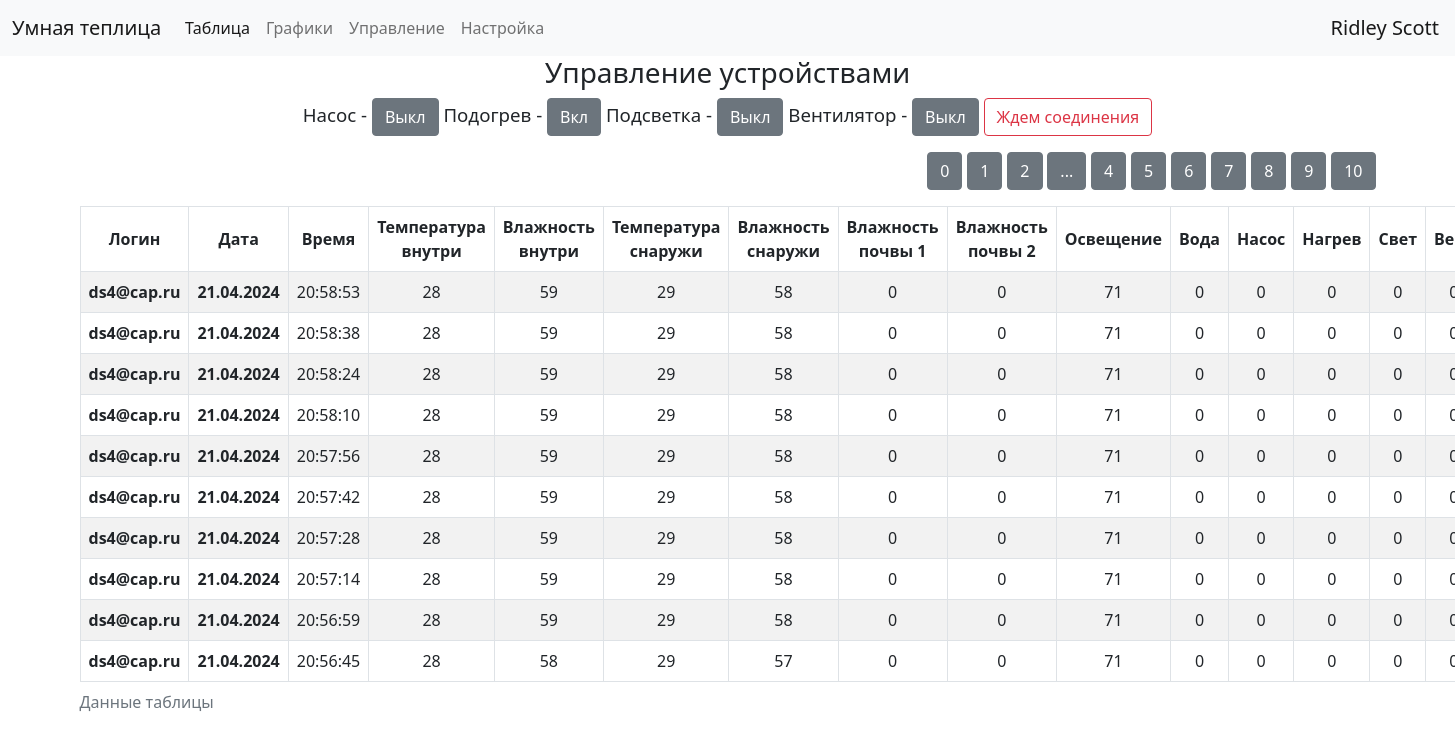
Screenshot of /table/3 (signed in) with the database file from the repository.
### data/users.py (models this page shows, shortened)
class User(SqlAlchemyBase,UserMixin):
    __tablename__ = 'users'
    id = sqlalchemy.Column(sqlalchemy.Integer, primary_key=True, autoincrement=True)
    surname = sqlalchemy.Column(sqlalchemy.String, nullable=True)
    name = sqlalchemy.Column(sqlalchemy.String, nullable=True)
    email = sqlalchemy.Column(sqlalchemy.String, index=True, unique=True, nullable=True)
    hashed_password = sqlalchemy.Column(sqlalchemy.String, nullable=True)
    modified_date = sqlalchemy.Column(sqlalchemy.DateTime, default=datetime.datetime.now)
    token = sqlalchemy.Column(sqlalchemy.String, nullable=True, default='NNNNNNNNNNN')

### data/sensors.py (models this page shows, shortened)
class Sensors(SqlAlchemyBase):
    __tablename__ = 'sensors'
    id = sqlalchemy.Column(sqlalchemy.Integer, primary_key=True, autoincrement=True)
    date = sqlalchemy.Column(sqlalchemy.DateTime, default=datetime.datetime.now)
    temp_in = sqlalchemy.Column(sqlalchemy.Integer, nullable=True, default=0)
    humidity_in = sqlalchemy.Column(sqlalchemy.Integer, nullable=True, default=0)
    temp_out = sqlalchemy.Column(sqlalchemy.Integer, nullable=True, default=0)
    humidity_out = sqlalchemy.Column(sqlalchemy.Integer, nullable=True, default=0)
    moisture1 = sqlalchemy.Column(sqlalchemy.Integer, nullable=True, default=0)
    moisture2 = sqlalchemy.Column(sqlalchemy.Integer, nullable=True, default=0)
    light = sqlalchemy.Column(sqlalchemy.Integer, nullable=True, default=0)
    token = sqlalchemy.Column(sqlalchemy.String, nullable=True, default='NNNNNNNNNNN')
    pump = sqlalchemy.Column(sqlalchemy.Integer, default=0)
    heat = sqlalchemy.Column(sqlalchemy.Integer, default=0)
    led = sqlalchemy.Column(sqlalchemy.Integer, default=0)
    fan = sqlalchemy.Column(sqlalchemy.Integer, default=0)
    water = sqlalchemy.Column(sqlalchemy.Integer, default=0)

### main.py (the view)
@app.route('/table/<page>')
@login_required
def table_page(page):
    db_sess = db_session.create_session()
    print('table', correkt_date_time())
    base_data = db_sess.query(Sensors).filter(current_user.is_authenticated,
                                              (Sensors.token == current_user.token) | (current_user.id == 1)).all()
    base_data = base_data[-100:]
    users = db_sess.query(User).all()
    names = {name.token: (name.surname, name.name, name.email) for name in users}
    db_sess.close()
    return render_template('table.html', len_data=int(len(base_data) / 10) + 1,
                           names=names, status=dev_status(), text_button=name_button, base_data=base_data[::-1],
                           page=int(page), token=current_user.token,
                           up=False)

### data/db_session.py (called while the page is built)
def create_session() -> Session:
    global __factory
    return __factory()

### main.py (called while the page is built)
def correkt_date_time():
    dt = datetime.datetime.now()
    delta_time = datetime.timedelta(hours=3)
    dt += delta_time
    return dt

@login_manager.user_loader
def load_user(user_id):
    db_sess = db_session.create_session()
    return db_sess.query(User).get(user_id)

### templates/table.html (shortened to what this page needs)
{% extends "base.html" %}
{% block content %}
<div class="button_next">
    <p>
        {% for item in range(len_data) %}
        {% if page != item %}
        <a href="{{ item  }}" class="btn btn-secondary">{{ item }}</a>
        {% else %}
        <a href="" class="btn btn-secondary">...</a>
        {% endif %}
        {% endfor %}
    <div class="table_container">
        <table class="table table-striped table-hover table-bordered">
            <caption>Данные таблицы</caption>
            <thead>
            <tr>
                {% if current_user.is_authenticated and current_user.id == 1 %}
                <th scope="col" align="center">Логин</th>
                {% endif %}
                <th scope="col" align="center">Дата</th>
                <th scope="col">Время</th>
                <th scope="col">Температура внутри</th>
                <th scope="col">Влажность внутри</th>
                <th scope="col">Температура снаружи</th>
                <th scope="col">Влажность снаружи</th>
                <th scope="col">Влажность почвы 1</th>
                <th scope="col">Влажность почвы 2</th>
                <th scope="col">Освещение</th>
                <th scope="col">Вода</th>
                <th scope="col">Насос</th>
                <th scope="col">Нагрев</th>
                <th scope="col">Свет</th>
                <th scope="col">Вент</th>
            </tr>
            </thead>
            <tbody>
            {% for item in base_data[page * 10:(page + 1)*10] %}
            <tr>
                {% if current_user.is_authenticated and current_user.id == 1 %}
                <th scope="col" align="center">{{ names[item.token][2] }}</th>
                {% endif %}
                <th scope="row">{{item.date.strftime("%d.%m.%Y")}}</td>
                <td>{{item.date.strftime("%H:%M:%S")}}</td>
                <td>{{item.temp_in}}</td>
                <td>{{item.humidity_in}}</td>
                <td>{{item.temp_out}}</td>
                <td>{{item.humidity_out}}</td>
                <td>{{item.moisture1}}</td>
                <td>{{item.moisture2}}</td>
                <td>{{item.light}}</td>
                <td>{{item.water}}</td>
                <td>{{item.pump}}</td>
                <td>{{item.heat}}</td>
                <td>{{item.led}}</td>
                <td>{{item.fan}}</td>
            </tr>
            {% endfor %}
            </tbody>
        </table>
    </div>
    {% endblock %}

### templates/base.html (shortened to what this page needs)
<!doctype html>
<html lang="en">
<head>
                    <link rel="stylesheet"
                    href="https://cdn.jsdelivr.net/npm/bootstrap@5.0.0-beta1/dist/css/bootstrap.min.css"
>
    <link rel="stylesheet" type="text/css" href="/static/css/style.css"/>
</head>
<body>
<header>
    <nav class="navbar navbar-expand-lg navbar-light bg-light">
        <div class="container-fluid">
            <a class="navbar-brand" href="../readme">Умная теплица</a>
            <div class="collapse navbar-collapse" id="navbarNavAltMarkup">
                <div class="navbar-nav">
                        <a class="nav-link active" aria-current="page" href="../table/0">Таблица</a>
                        <a class="nav-link" href="../grafik">Графики</a>
                        <a class="nav-link" href="../dashboard">Управление</a>
                        <a class="nav-link" href="../send_param">Настройка</a>
                </div>
            </div>
            </div>
            {% if current_user.is_authenticated %}
            <a class="navbar-brand" href="/logout">{{ current_user.name }} {{ current_user.surname }}</a>
            {% else %}
            <p>
                 <a class="btn btn-success" href="/login">Вход</a>
            </p>
            {% endif %}
    </nav>
</header>
<main role="main" class="container">
{% if current_user.is_authenticated %}
<div class="dashboard"><h3>Управление устройствами</h3>
    <p align="center" class="buttons">
        {% for name in text_button %}
                {{text_button[name]}} - <button class="btn {{name}} btn-secondary">{{status[name]}}</button>
        {% endfor %}
        {% if status.sending == 0 %}
                <button class="btn btn-outline-danger">Ждем соединения</button>
        {% else %}
                <button class="btn btn-outline-success">Отправлено {{ status.date_down}}</button>
        {% endif %}
    </p>
    {% endif %}
</div>
    {% block content %}{% endblock %}
</main>
</body>
</html>

### static/css/style.css (style rules this page uses)
p { font-size: 14pt; }
table { padding: 0; margin: 0; width: 100%!important; }
tr, td, th { text-color: #ccffcc; text-align: center; vertical-align: middle; }
.button_next { text-align: right; }
.dashboard { text-align: center; align: center; vertical-align: middle; }

### rows the page displays
User: name "Ridley", surname "Scott"
Sensors: token.email "ds4@cap.ru", date "21.04.2024", date "20:58:53", temp_in "28", humidity_in "59", temp_out "29", humidity_out "58", moisture1 "0", moisture2 "0", light "71", water "0", pump "0", heat "0", led "0"
Sensors: token.email "ds4@cap.ru", date "21.04.2024", date "20:58:38", temp_in "28", humidity_in "59", temp_out "29", humidity_out "58", moisture1 "0", moisture2 "0", light "71", water "0", pump "0", heat "0", led "0"
Sensors: token.email "ds4@cap.ru", date "21.04.2024", date "20:58:24", temp_in "28", humidity_in "59", temp_out "29", humidity_out "58", moisture1 "0", moisture2 "0", light "71", water "0", pump "0", heat "0", led "0"
Sensors: token.email "ds4@cap.ru", date "21.04.2024", date "20:58:10", temp_in "28", humidity_in "59", temp_out "29", humidity_out "58", moisture1 "0", moisture2 "0", light "71", water "0", pump "0", heat "0", led "0"
Sensors: token.email "ds4@cap.ru", date "21.04.2024", date "20:57:56", temp_in "28", humidity_in "59", temp_out "29", humidity_out "58", moisture1 "0", moisture2 "0", light "71", water "0", pump "0", heat "0", led "0"
Sensors: token.email "ds4@cap.ru", date "21.04.2024", date "20:57:42", temp_in "28", humidity_in "59", temp_out "29", humidity_out "58", moisture1 "0", moisture2 "0", light "71", water "0", pump "0", heat "0", led "0"
Sensors: token.email "ds4@cap.ru", date "21.04.2024", date "20:57:28", temp_in "28", humidity_in "59", temp_out "29", humidity_out "58", moisture1 "0", moisture2 "0", light "71", water "0", pump "0", heat "0", led "0"
Sensors: token.email "ds4@cap.ru", date "21.04.2024", date "20:57:14", temp_in "28", humidity_in "59", temp_out "29", humidity_out "58", moisture1 "0", moisture2 "0", light "71", water "0", pump "0", heat "0", led "0"
Sensors: token.email "ds4@cap.ru", date "21.04.2024", date "20:56:59", temp_in "28", humidity_in "59", temp_out "29", humidity_out "58", moisture1 "0", moisture2 "0", light "71", water "0", pump "0", heat "0", led "0"
Sensors: token.email "ds4@cap.ru", date "21.04.2024", date "20:56:45", temp_in "28", humidity_in "58", temp_out "29", humidity_out "57", moisture1 "0", moisture2 "0", light "71", water "0", pump "0", heat "0", led "0"

### other values shown
{{ text_button[name] }} "Насос" "Подогрев" "Подсветка" "Вентилятор"
{{ status[name] }} "Выкл" "Вкл" "Выкл" "Выкл"
{{ item }} "0" "1" "2" "4" "5" "6" "7" "8" "9" "10"
